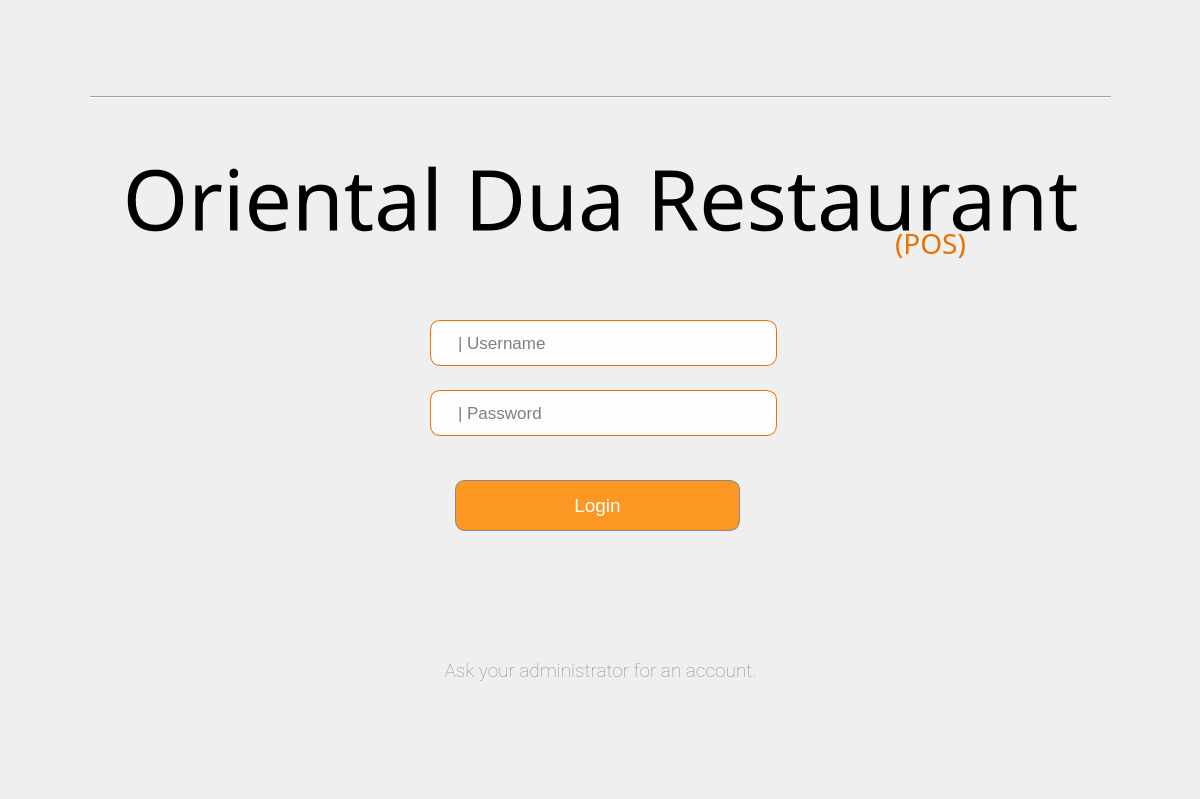
<?xml version="1.0" encoding="UTF-8"?>
<ui version="4.0">
 <class>Dialog</class>
 <widget class="QDialog" name="Dialog">
  <property name="geometry">
   <rect>
    <x>0</x>
    <y>0</y>
    <width>1200</width>
    <height>799</height>
   </rect>
  </property>
  <property name="windowTitle">
   <string>Dialog</string>
  </property>
  <property name="styleSheet">
   <string notr="true">QDialog#Dialog{
rgb(242, 242, 242)
}</string>
  </property>
  <widget class="QLabel" name="title">
   <property name="geometry">
    <rect>
     <x>0</x>
     <y>140</y>
     <width>1201</width>
     <height>121</height>
    </rect>
   </property>
   <property name="styleSheet">
    <string notr="true">QLabel#title{
	color: #000000;
    font-family: Sacramento;
    font-size: 84px;
    font-weight: 400;
    padding-bottom: 5px;
    text-align: center;
}</string>
   </property>
   <property name="text">
    <string>Oriental Dua Restaurant</string>
   </property>
   <property name="alignment">
    <set>Qt::AlignCenter</set>
   </property>
   <property name="wordWrap">
    <bool>true</bool>
   </property>
  </widget>
  <widget class="QLineEdit" name="userfield">
   <property name="geometry">
    <rect>
     <x>430</x>
     <y>320</y>
     <width>347</width>
     <height>46</height>
    </rect>
   </property>
   <property name="styleSheet">
    <string notr="true">QLineEdit#userfield {
	padding-left: 25px;
    border-radius: 10px;
    border: 1px solid rgb(234, 112, 0);  
    background-color: rgba(255, 255, 255, 240);
    font-family: 'Roboto';
	font-size: 17px;
	font-weight: 400;
}
</string>
   </property>
   <property name="placeholderText">
    <string>| Username</string>
   </property>
   <property name="cursorMoveStyle">
    <enum>Qt::LogicalMoveStyle</enum>
   </property>
   <property name="clearButtonEnabled">
    <bool>true</bool>
   </property>
  </widget>
  <widget class="QLineEdit" name="passwordfield">
   <property name="geometry">
    <rect>
     <x>430</x>
     <y>390</y>
     <width>347</width>
     <height>46</height>
    </rect>
   </property>
   <property name="styleSheet">
    <string notr="true">QLineEdit#passwordfield {
	padding-left: 25px;
    border-radius: 10px;
    border: 1px solid rgb(234, 112, 0);  
    background-color: rgba(255, 255, 255, 240);
    font-family: 'Roboto';
	font-size: 17px;
	font-weight: 400;
}
</string>
   </property>
   <property name="text">
    <string/>
   </property>
   <property name="echoMode">
    <enum>QLineEdit::Password</enum>
   </property>
   <property name="placeholderText">
    <string>| Password</string>
   </property>
   <property name="clearButtonEnabled">
    <bool>true</bool>
   </property>
  </widget>
  <widget class="QPushButton" name="loginbtn">
   <property name="geometry">
    <rect>
     <x>455</x>
     <y>480</y>
     <width>285</width>
     <height>51</height>
    </rect>
   </property>
   <property name="styleSheet">
    <string notr="true">QPushButton{
	color: #FFFFFF;
    background-color: #FB9722;
    width: 85%;
    height: 40px;
    box-shadow: 0 4px 4px 0 rgba(0, 0, 0, 0.25);
    border: 1px solid #888888;
    border-radius: 10px;
	font-family: 'montserrat', sans-serif;
    font-size: 19px;
    font-weight: 400;
}
QPushButton:hover {
	background-color: rgb(255, 167, 25);
}

QPushButton:pressed {
 	background-color: #FB9722;
}</string>
   </property>
   <property name="text">
    <string>Login</string>
   </property>
  </widget>
  <widget class="Line" name="navline">
   <property name="geometry">
    <rect>
     <x>90</x>
     <y>96</y>
     <width>1021</width>
     <height>3</height>
    </rect>
   </property>
   <property name="styleSheet">
    <string notr="true">Line#navline{
border:  1 solid #FF8A00;
background-color: rgb(255, 138, 0);
}
</string>
   </property>
   <property name="orientation">
    <enum>Qt::Horizontal</enum>
   </property>
  </widget>
  <widget class="QLabel" name="error">
   <property name="geometry">
    <rect>
     <x>430</x>
     <y>440</y>
     <width>321</width>
     <height>21</height>
    </rect>
   </property>
   <property name="styleSheet">
    <string notr="true">font: 11pt &quot;MS Shell Dlg 2&quot;;
color: rgb(255, 0, 0);</string>
   </property>
   <property name="text">
    <string/>
   </property>
   <property name="wordWrap">
    <bool>true</bool>
   </property>
  </widget>
  <widget class="QLabel" name="subtitle">
   <property name="geometry">
    <rect>
     <x>870</x>
     <y>210</y>
     <width>121</width>
     <height>71</height>
    </rect>
   </property>
   <property name="styleSheet">
    <string notr="true">QLabel#subtitle{
	color: #EA7000;
    font-family: Outfit;
    font-size: 28px;
    font-weight: 100;
    padding-bottom: 5px;
    text-align: center
}</string>
   </property>
   <property name="text">
    <string>(POS)</string>
   </property>
   <property name="scaledContents">
    <bool>false</bool>
   </property>
   <property name="alignment">
    <set>Qt::AlignCenter</set>
   </property>
   <property name="wordWrap">
    <bool>true</bool>
   </property>
  </widget>
  <widget class="QLabel" name="note">
   <property name="geometry">
    <rect>
     <x>430</x>
     <y>630</y>
     <width>341</width>
     <height>81</height>
    </rect>
   </property>
   <property name="styleSheet">
    <string notr="true">QLabel#note{
    color: #8D8989;
    font-family: Roboto;
    font-size: 19px;
    font-weight: 100;
}</string>
   </property>
   <property name="text">
    <string>Ask your administrator for an account.</string>
   </property>
   <property name="alignment">
    <set>Qt::AlignCenter</set>
   </property>
  </widget>
 </widget>
 <resources/>
 <connections/>
</ui>
